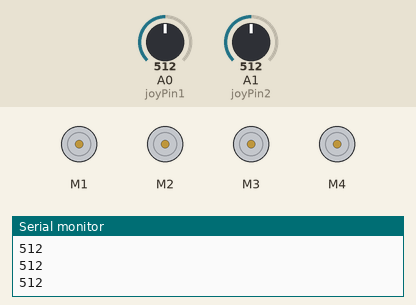
A sketch run on a simulated Arduino Uno, built with avr-gcc and run on an emulated ATmega328P. On the bench: 4 × DC motor (green arrow = forward, orange = backward, longer = faster), the last lines printed to the serial monitor. The test bench sets the inputs (shaded band); at power-on: A0 (joyPin1) = 512, A1 (joyPin2) = 512.

Above: at 1.2 s.
1.3 s: A0 (joyPin1) set to 12
2.8 s: A0 (joyPin1) set to 9
At 4.0 s:
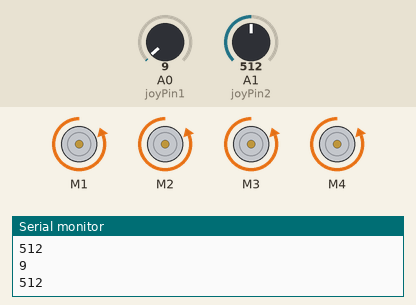
4.3 s: A0 (joyPin1) set to 1023
At 5.2 s:
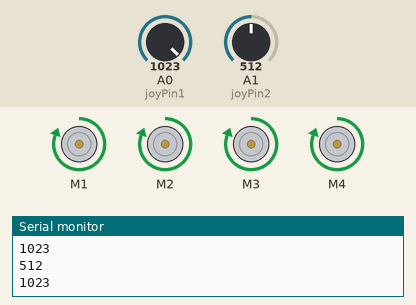
5.8 s: A0 (joyPin1) set to 1008
At 6.4 s:
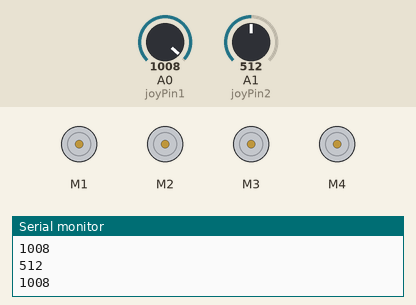
7.3 s: A1 (joyPin2) set to 12
8.8 s: A1 (joyPin2) set to 9
At 9.7 s:
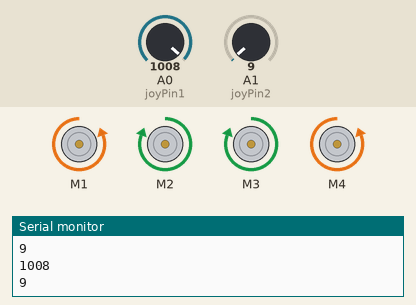
Timing chart, 0 to 11.3 s (numbered marks = the images above; inputs shaded):
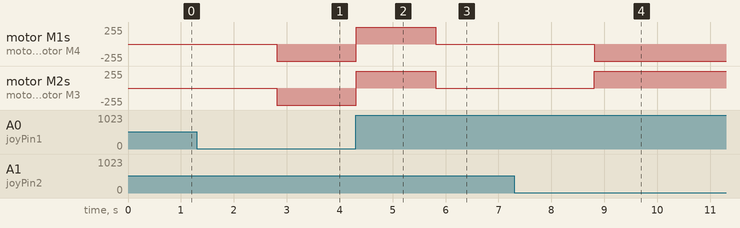

The sketch:

arduino_1.ino
```cpp
#include<AFMotor.h>
AF_DCMotor motor1(1);
AF_DCMotor motor2(2);
AF_DCMotor motor3(3);
AF_DCMotor motor4(4);

int joyPin1 = 0;
int joyPin2 = 1;
int value1 = 0;
int value2 = 0;

int valy = 0;
int valx = 0;

void setup() {
  // put your setup code here, to run once:
motor1.setSpeed(0);
motor2.setSpeed(0);
motor3.setSpeed(0);
motor4.setSpeed(0);
Serial.begin(9600);
}

void loop() {

  valy = analogRead(joyPin1);
  valx = analogRead(joyPin2);
  Serial.println(valy);
  Serial.println(valx);
  //delay(500);

  //y-axis

  if( (valy > 1020) && (valy <= 1024)){         //backward

  //valy = map(valy, 526, 1024, 0, 255);
  //Serial.println(valy);

  motor1.setSpeed(255);
  motor2.setSpeed(255);
  motor3.setSpeed(255);
  motor4.setSpeed(255);

  motor1.run(FORWARD);
  motor2.run(FORWARD);
  motor3.run(FORWARD);
  motor4.run(FORWARD);

  goto l;

  }

  else if( (valy >= 0) && (valy <= 10) ) {     //forward

  //valy = map(valy, 512, 0, 0, 255);
  //Serial.println(valy);

  motor1.setSpeed(255);
  motor2.setSpeed(255);
  motor3.setSpeed(255);
  motor4.setSpeed(255);


  motor1.run(BACKWARD);
  motor2.run(BACKWARD);
  motor3.run(BACKWARD);
  motor4.run(BACKWARD);

  goto l;

  }

  else{

        motor1.setSpeed(0);
        motor2.setSpeed(0);
        motor3.setSpeed(0);
        motor4.setSpeed(0);                  //stop

  }


  //x-axis


  if( (valx > 1020) && (valx <= 1024)) {         //left

  //valx = map(valx, 750, 1024, 0, 255);

  motor1.setSpeed(255);
  motor2.setSpeed(255);
  motor3.setSpeed(255);
  motor4.setSpeed(255);


  motor1.run(FORWARD);
  motor2.run(BACKWARD);
  motor3.run(BACKWARD);
  motor4.run(FORWARD);

  goto l;

  }

  else if( (valx >= 0) && (valx <= 10)) {     //right

  //valy = map(valx, 300, 0, 0, 255);

  motor1.setSpeed(255);
  motor2.setSpeed(255);
  motor3.setSpeed(255);
  motor4.setSpeed(255);


  motor1.run(BACKWARD);
  motor2.run(FORWARD);
  motor3.run(FORWARD);
  motor4.run(BACKWARD);

  goto l;

  }

  else{

        motor1.setSpeed(0);
        motor2.setSpeed(0);
        motor3.setSpeed(0);
        motor4.setSpeed(0);                  //stop

  }

 l:
 Serial.println();

 }
```

Measured:
- the behaviour switches between 11 and 10 on A0 (joyPin1) (found by bisection; images 0 and 1)
- the behaviour switches between 1021 and 1020 on A0 (joyPin1) (found by bisection; images 2 and 3)
- the behaviour switches between 11 and 10 on A1 (joyPin2) (found by bisection; images 3 and 4)
- after the input at 2.8 s, motor M1–4: stopped → backward 255/255 at once
- after the input at 4.3 s, motor M1–4: backward 255/255 → forward 255/255 at once
- after the input at 5.8 s, motor M1–4: forward 255/255 → stopped at once
- after the input at 8.8 s, motor M1, motor M4: stopped → backward 255/255 at once; motor M2, motor M3: stopped → forward 255/255 at once
